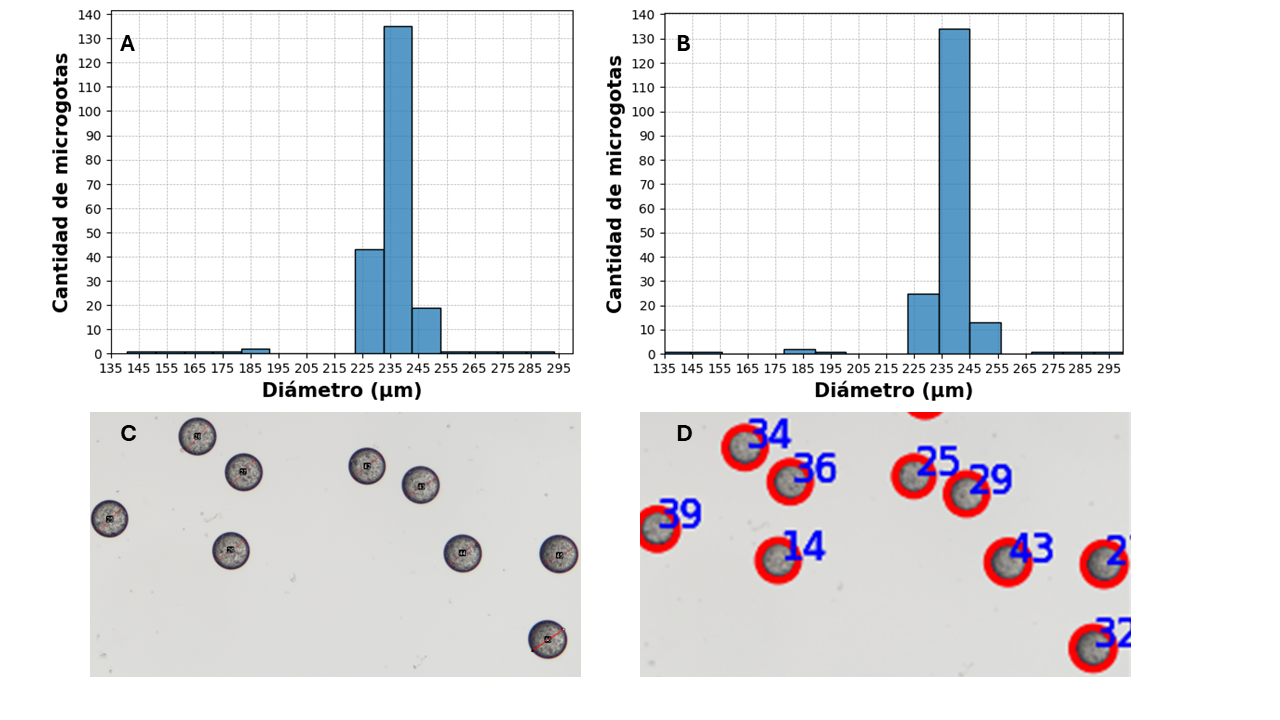
#> input picture images/comparacion.png, 1280 x 720 px, given in place of 1002.tif, which was not available
$ jupyter execute --allow-errors explained_code.ipynb   (shell and % lines are left out)   (text cells are left out)
#> lines starting #> are read from the running program, lines starting #| are printed output that depends on the picture; after the words box and inside, x2 and y2 are one past the last pixel; in counts of white or black regions, pixels touching at a corner belong together; long printed decimals are rounded; pictures that were not available may be replaced by others from this repository, and a replacement may not be noted
[cell 1]
# Install required packages
# Instalación de paquetes necesarios

[cell 2]
# Basic imports
import numpy as np
import pandas as pd

# Image processing imports
import matplotlib.pyplot as plt
from skimage import color, filters, measure, draw
from matplotlib.patches import Circle
import cv2
from skimage.io import imread

[cell 3]
# Load the image
# Carga la imagen
image_path = 'images/1002.tif'
image = imread(image_path)
#> image is the input picture: shape (720, 1280, 3); mean R, G, B 231.9, 231.3, 233.3

# Display the image
# Muestra la imagen
plt.imshow(image, cmap='gray')
plt.title('''Image of a microdroplets sample
---------------------------------------------------------------------------------------
Imagen de una muestra microgotas''')
plt.axis('off')
plt.show()

[cell 4]
#we load the image, transform it to grayscale, and reduce its resolution to save computation time
#cargamos la imagen, la pasamos a escala de grises, reducimos su resolución para ahorrar tiempo de cómputo
SIZE_REDUCTION_RESOLUTION = 4
image = image[::SIZE_REDUCTION_RESOLUTION, ::SIZE_REDUCTION_RESOLUTION]
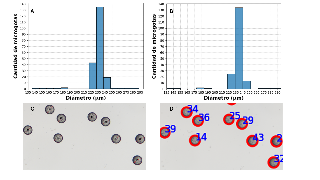
#> image: shape (180, 320, 3); mean R, G, B 231.4, 230.8, 232.8
gray = cv2.cvtColor(image, cv2.COLOR_BGR2GRAY)
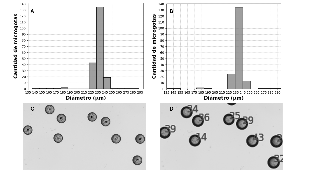
#> gray: shape (180, 320); min 0, max 255, mean 231.5

# show the image in grayscale and with reduced resolution
# mostrar la imagen en escala de grises y con la resolución reducida
plt.imshow(gray, cmap='gray')
plt.axis('off')
plt.title('''Image of a microdroplets sample in grayscale and reduced resolution
---------------------------------------------------------------------------------------
Imagen de una muestra microgotas en escala de grises y resolución reducida''')
plt.show()

[cell 5]
# apply the Hough transform to detect circles in the image
#aplicamos la transformada de hough para detectar los circulos en la imagen
circles = cv2.HoughCircles(gray, cv2.HOUGH_GRADIENT_ALT, 1.5, minDist=10, param1=300, param2=0.9, minRadius=10, maxRadius=500)
#> circles = None
# To understand the parameters of the HoughCircles function, you can check the OpenCV documentation: https://docs.opencv.org/4.x/dd/d1a/group__imgproc__feature.html#ga47849c3be0d0406ad3ca45db65a25d2d
# Para entender los parámetros de la función HoughCircles, puedes consultar la documentación de OpenCV: https://docs.opencv.org/4.x/dd/d1a/group__imgproc__feature.html#ga47849c3be0d0406ad3ca45db65a25d2d

# now that we have the circles, we want to get their coordinates and radii
#ahora que tenemos los circulos, queremos obtener sus coordenadas y radios
#> (the rest of this cell did not finish here and is left out)

[cell 6]
# Load the image
# Cargar la imagen
image_path = 'images/Escala 2x.tif'
image = imread(image_path)

# Display the image
# Mostrar la imagen
plt.imshow(image)
plt.title('''Microdroplets image including a reference scale
---------------------------------------------------------------------------------------
Imagen de microgotas que incluyen una escala de referencia''')
plt.axis('off')
plt.show()

# Obtener dimensiones de la imagen
# Get image dimensions
height, width = image.shape[:2]
#> height = 720; width = 1280

# define the fraction of the image to show to 25% of the image
# Definir la fracción de la imagen a mostrar al 25% de la imagen
crop_fraction = 0.25

# calculate coordinates for the crop
# Calcular coordenadas para el recorte
start_y = int(height * (1 - crop_fraction))
#> start_y = 540
start_x = int(width * (1 - crop_fraction))
#> start_x = 960

# Crop the bottom right corner
# Recortar la esquina inferior derecha
cropped_image = image[start_y:, start_x:]
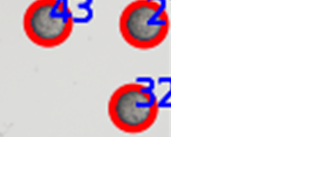
#> cropped_image: shape (180, 320, 3); mean R, G, B 233.7, 221.7, 226

# Show the cropped image
# Mostrar la imagen recortada
plt.imshow(cropped_image)
plt.title('''Close-up of the scale in the bottom right corner
---------------------------------------------------------------------------------------
Detalle de cerca de la escala en la esquina inferior derecha''')
plt.axis('off')
plt.show()

[cell 7]
# Set to 0 all pixels that are not red
# Poner a 0 todos los píxeles que no sean rojos
red_pixels = image.copy()
red_pixels[(red_pixels[:, :, 0] < 200) | (red_pixels[:, :, 1] >= 100) | (red_pixels[:, :, 2] >= 100)] = 0
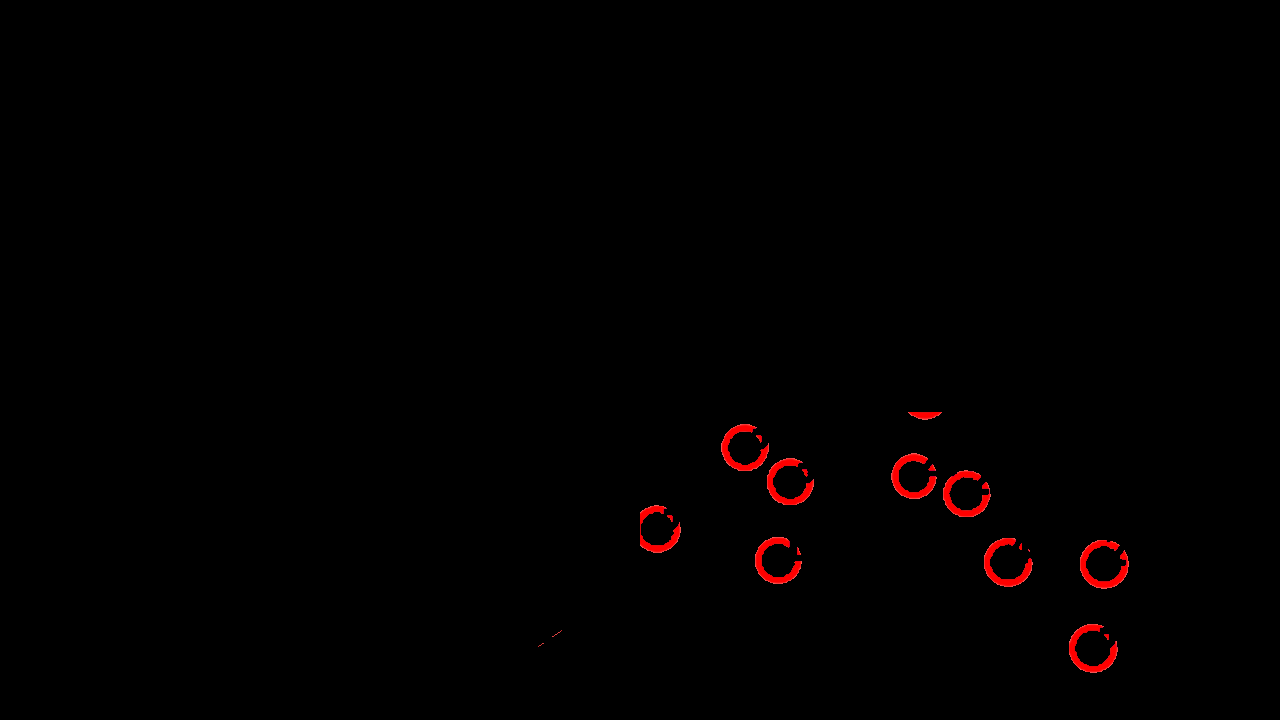
#> red_pixels: shape (720, 1280, 3); mean R, G, B 1.9, 0.1, 0.1

# Show the image with the pixels that are not red set to 0
# mostramos la imagen con los píxeles que no son rojos a 0
plt.imshow(red_pixels)
plt.title('''Image with only the pixels from the scale
---------------------------------------------------------------------------------------
Imagen con solo los píxeles de la escala''')
plt.axis('off')
plt.show()

[cell 8]
# First we convert the image to grayscale
# primero la pasamos a escala de grises
gray_image = color.rgb2gray(red_pixels)

# Apply Otsu to binarize the image into the background and the scale
# Aplicamos Otsu para binarizar la imagen en el fondo y la escala
thresh = filters.threshold_otsu(gray_image)
#> thresh = 0.001
binary = gray_image > thresh
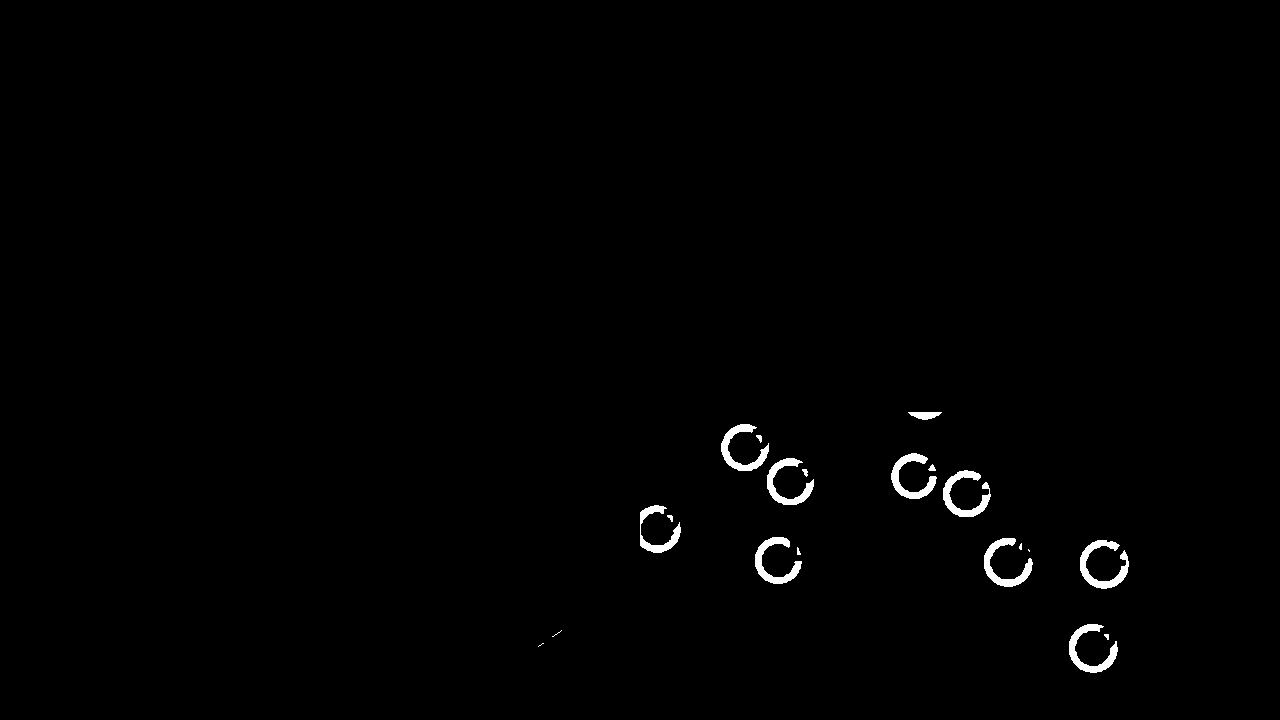
#> binary: shape (720, 1280) bool; 0.79% white; 20 white regions (4 under 20 px), largest, box (x1, y1, x2, y2) and area: (1080, 540, 1129, 589) 864, (943, 470, 991, 517) 816, (1069, 624, 1118, 673) 784

# Search for the contours of the scale using Marching squares algorithm
# Buscamos los contornos de la escala usando el algoritmo de Marching squares
contours = measure.find_contours(binary, level=0.8)
#> contours = 29 point arrays, longest 351 points


# Show the contours
# Mostramos los contornos
fig, ax = plt.subplots(ncols=1, nrows=1, figsize=(10, 4))
plt.imshow(image, cmap='gray')
for contour in contours:
    ax.plot(contour[:, 1], contour[:, 0], linewidth=2)
#> this loop made 29 passes
plt.axis('image')
plt.axis('off')
plt.title('''Image showing the contours of the scale detected
---------------------------------------------------------------------------------------
Imagen mostrando los contornos de la escala detectados''')
plt.show()
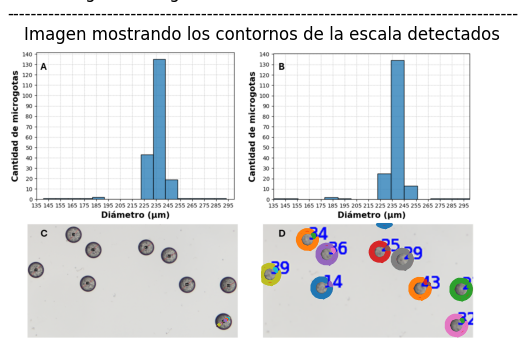
#> figure drawn by matplotlib, 1 panel

# plot contours
# trazar contornos
fig, ax = plt.subplots()
ax.imshow(image, cmap='gray')
for contour in contours:
    ax.plot(contour[:, 1], contour[:, 0], linewidth=2)
ax.axis('image')
ax.set_axis_off()
plt.title('''Image scale with detected contours
---------------------------------------------------------------------------------------
Escala de la imagen con los contornos detectados''')

# Apply zoom to see better the scale with its contours
# Aplicamos zoom para ver mejor la escala con sus contornos
ax.set_xlim(4000, 5000)
ax.set_ylim(4000, 3000)
fig.canvas.draw()
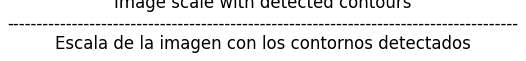
#> figure drawn by matplotlib, 1 panel

[cell 9]
# Define a mask image and the variable that will contain the definitive contour
#definimos una máscara de imagen vacía y la variable que contendrá el contorno definitivo
mask = np.ones(image.shape, dtype="uint8")
definitive_contour = None

# Define a rectangle for each contour
#se define un rectangulo para cada contorno
for contour in contours:
    #minr, minc, maxr, maxc = measure.regionprops(contour.astype(int))[0].bbox
    minr = np.min(contour[:, 0])  # minimo valor de y
    minc = np.min(contour[:, 1])  # minimo valor de x
    maxr = np.max(contour[:, 0])  # maximo valor de y
    maxc = np.max(contour[:, 1])  # maximo valor de x
    print( "minr: ", minr, " minc: ", minc, " maxr: ", maxr, " maxc: ", maxc)
    # limit the minimum size of the contour to 1000 pixels to avoid small contours
    #limitamos el tamaño mínimo del contorno a 1000 píxeles para evitar contornos pequeños
    if (maxr - minr) * (maxc - minc) > 1000:
        # we keep the largest contour
        # nos quedamos con el contorno más grande
        if definitive_contour is None or (maxr - minr) * (maxc - minc) > (np.max(definitive_contour[:, 0]) - np.min(definitive_contour[:, 0])) * (np.max(definitive_contour[:, 1]) - np.min(definitive_contour[:, 1])):
            definitive_contour = contour
#> this loop made 29 passes
#> (minr, minc, maxr, maxc) on passes 1 to 12: (411.8, 907.8, 419.2, 941.2), (423.8, 720.8, 470.2, 768.2), (434.8, 755.8, 442.2, 761.2), (452.8, 890.8, 498.2, 936.2), (457.8, 766.8, 504.2, 813.2), (463.8, 927.8, 470.2, 935.2), (468.8, 801.8, 476.2, 807.2), (469.8, 942.8, 516.2, 990.2), (504.8, 639.8, 552.2, 680.2), (514.8, 666.8, 521.2, 672.2), (536.8, 754.8, 583.2, 801.2), (537.8, 983.8, 586.2, 1032.2)
#| minr:  411.8  minc:  907.8  maxr:  419.2  maxc:  941.2
#| minr:  423.8  minc:  720.8  maxr:  470.2  maxc:  768.2
#| minr:  434.8  minc:  755.8  maxr:  442.2  maxc:  761.2
#| minr:  452.8  minc:  890.8  maxr:  498.2  maxc:  936.2
#| minr:  457.8  minc:  766.8  maxr:  504.2  maxc:  813.2
#| minr:  463.8  minc:  927.8  maxr:  470.2  maxc:  935.2
#| minr:  468.8  minc:  801.8  maxr:  476.2  maxc:  807.2
#| minr:  469.8  minc:  942.8  maxr:  516.2  maxc:  990.2
#> (further printed lines are left out)
#> after the loop, definitive_contour = 295 pairs, first value 537.8 to 586.2, second value 983.8 to 1032.2

# Draw the definitive contour on the image
# Dibujamos el contorno definitivo en la imagen
if definitive_contour is not None:
    minr = np.min(definitive_contour[:, 0])  # minimo valor de y
#> minr = 537.8
    minc = np.min(definitive_contour[:, 1])  # minimo valor de x
#> minc = 983.8
    maxr = np.max(definitive_contour[:, 0])  # maximo valor de y
#> maxr = 586.2
    maxc = np.max(definitive_contour[:, 1])  # maximo valor de x
#> maxc = 1032.2
    rr, cc = draw.rectangle_perimeter(start=(minr, minc), extent=(maxr-minr, maxc-minc), shape=image.shape)
#> rr = 200 values, max 586 at index 99, min 537 at index 0, mean 561.5; cc = 200 values, max 1032 at index 49, min 983 at index 0, mean 1007.5
    mask[rr, cc] = 0
    for r, c in zip(rr, cc):
        image[r, c] = [0, 255, 0]
#> this loop made 200 passes
#> (r, c) on passes 1 to 3: (537, 983), (537, 984), (537, 985)
#> image: shape (720, 1280, 3)


# Show the definitive contour
# Mostramos la imagen
plt.imshow(image)

# Draw the contour (for example, in green to highlight it)
# Dibujamos el contorno (por ejemplo, en verde para destacarlo)
plt.plot(definitive_contour[:, 1], definitive_contour[:, 0], linewidth=2, color='green')

# Calculate the limits of the contour
# Calculamos los límites del contorno
x_min = np.min(definitive_contour[:, 1])
#> x_min = 983.8
x_max = np.max(definitive_contour[:, 1])
#> x_max = 1032.2
y_min = np.min(definitive_contour[:, 0])
#> y_min = 537.8
y_max = np.max(definitive_contour[:, 0])
#> y_max = 586.2

# Define a margin so the zoom includes some space around the contour
# Definimos un margen para que el zoom incluya algo de espacio alrededor del contorno
margen = 400

# Adjust the limits of the graph
# Ajustamos los límites de la gráfica
plt.xlim(x_min - margen, x_max + margen)
plt.ylim(y_max + margen, y_min - margen)

plt.axis('off')
plt.title('''Close-up of the right bottom corner of the scale with the scale contour highlighted
---------------------------------------------------------------------------------------
Detalle de cerca de la escala en la esquina inferior derecha con el contorno de la escala resaltado''')
plt.show()
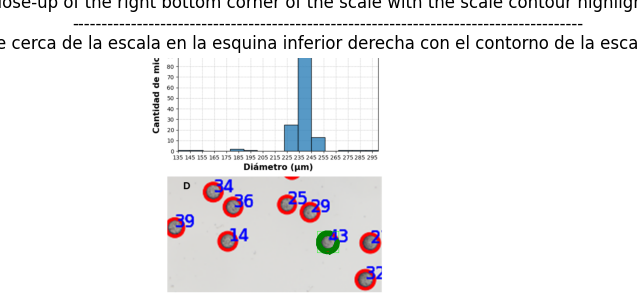
#> figure drawn by matplotlib, 1 panel

[cell 10]
# Take the values of the x-axis
# Tomamos los valores del eje x
minc = np.min(definitive_contour[:, 1])  # minimo valor de x
maxc = np.max(definitive_contour[:, 1])  # maximo valor de x

# Calculate the distance corresponding to each pixel
# calculamos la distancia que corresponde a cada píxel
distance = 1000
distance_pixels = maxc - minc
#> distance_pixels = 48.4
relation = distance/distance_pixels
#> relation = 20.66
print('Each pixel is', relation, ' micrometers')
#| Each pixel is 20.661  micrometers
print('Cada píxel es de', relation, ' micrómetros')
#| Cada píxel es de 20.661  micrómetros
